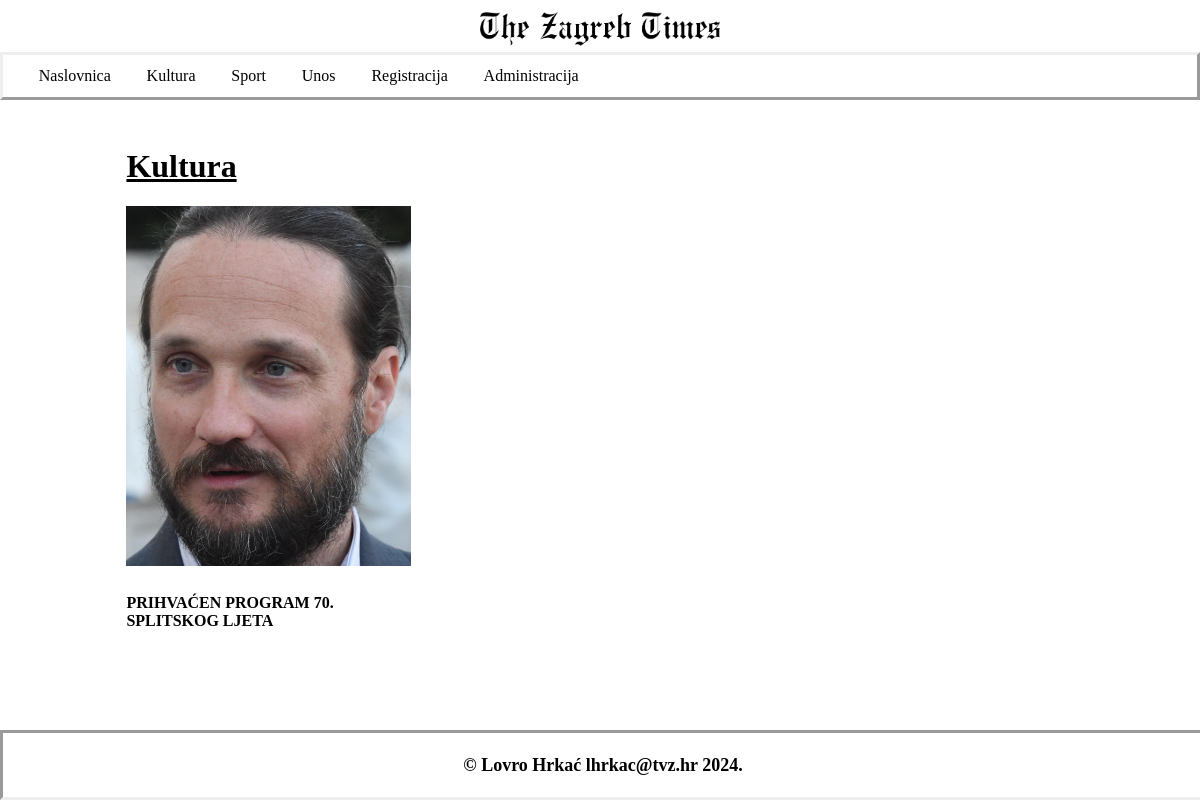
/index.php?menu=2, run on the app's committed database.
### tables this page shows
CREATE TABLE `vijesti` (
  `id` int(11) NOT NULL,
  `datum` varchar(32) NOT NULL,
  `naslov` varchar(300) NOT NULL,
  `sazetak` text NOT NULL,
  `tekst` text NOT NULL,
  `slika` varchar(64) NOT NULL,
  `kategorija` varchar(64) NOT NULL,
  `arhiva` tinyint(1) NOT NULL
);

### kultura.php (the view, shortened to what this page needs)
<h1><a href="index.php?menu=2">Kultura</a></h1>
<?php
include 'connect.php';
?>
<section class="sport">
<?php
$query = "SELECT * FROM vijesti WHERE arhiva=0 AND kategorija='kultura' ORDER BY id DESC";
$result = mysqli_query($dbc, $query);
echo '<div class="resetka">';
while($row = mysqli_fetch_array($result)) {
echo '<article>';
echo'<div class="article">';
echo '<div class="sport_img">';
echo '<a href="clanak.php?id='.$row['id'].'">';
echo '<img id="slika" src="' . UPLPATH . $row['slika'] . '"/>';
echo '</a></h4>';
echo '</div>';
echo '<div class="media_body">';
echo '<h4 class="title">';
echo '<a href="clanak.php?id='.$row['id'].'">';
echo $row['naslov'];
echo '</a></h4>';
echo '</div></div>';
echo '</article>';
}
echo '</div>';
?>
</section>

### style.css (style rules this page uses)
body { display:flex; flex-direction:column; }
h1 { margin-left:10%; text-decoration: underline; }
h1 a { color:black; text-decoration:none; }
.resetka { display: flex; flex-direction: row; flex-wrap: wrap; justify-content:space-between; margin-left:10%; margin-right:10%; height:auto; }
article { width:30%; margin-bottom:2%; overflow:hidden; max-height:40%; }
h4 { text-decoration:none; text-transform: uppercase; }
h4 a { color:black; text-decoration:none; }
.resetka a { color:black; text-decoration:none; }
#slika { position: relative; left: 50%; transform: translateX(-50%); overflow: hidden; object-fit: cover; height: 30vw; margin-bottom: 1%; }
section { margin-bottom:3%; }

### data on the page
vijesti: slika (picture), naslov "PRIHVAĆEN PROGRAM 70. SPLITSKOG LJETA"
